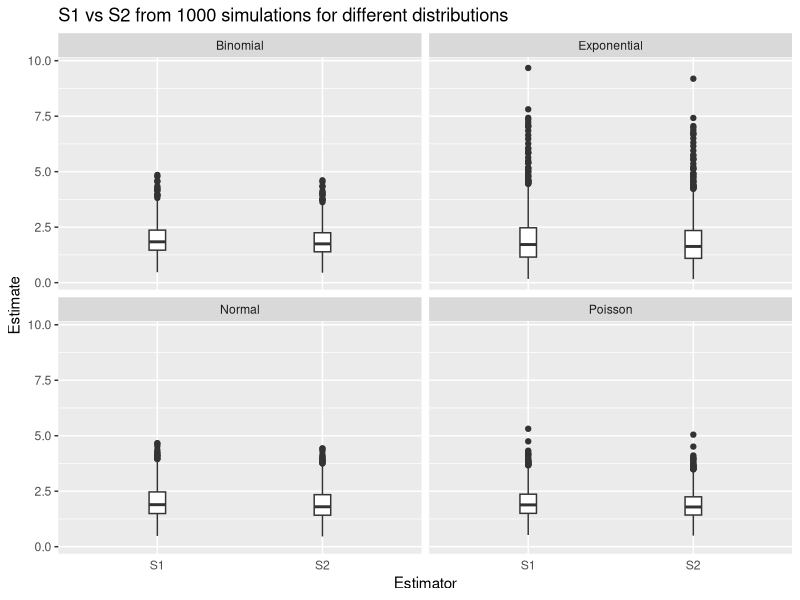
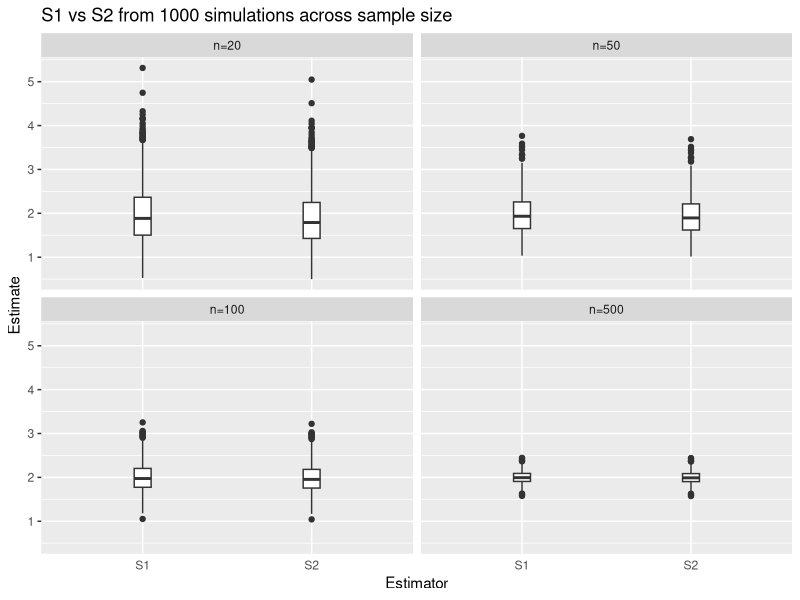
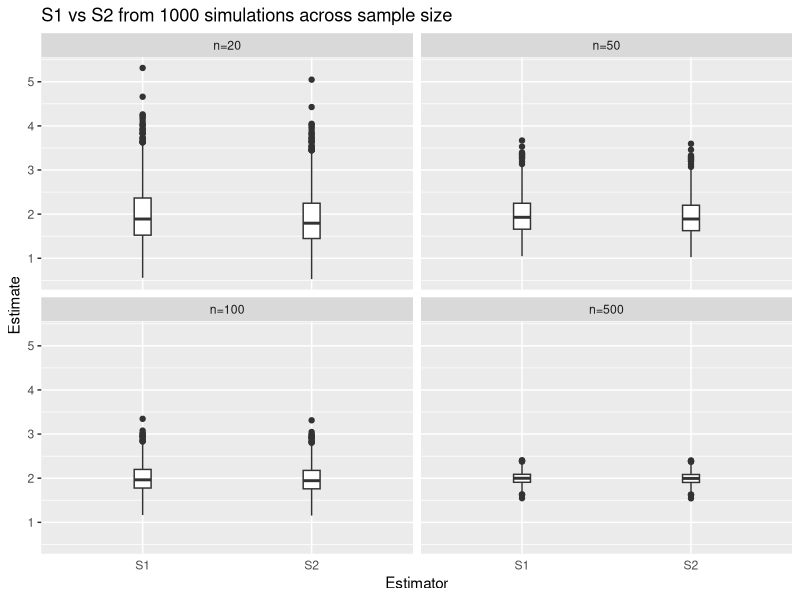

Reproduce these figures in R, in order.
## ---- chunk 1
#| echo: false

default_chunk_hook  <- knitr::knit_hooks$get("chunk")

latex_font_size <- c("Huge", "huge", "LARGE", "Large", 
                     "large", "normalsize", "small", 
                     "footnotesize", "scriptsize", "tiny")

knitr::knit_hooks$set(chunk = function(x, options) {
  x <- default_chunk_hook(x, options)
  if(options$size %in% latex_font_size) {
    paste0("\n \\", options$size, "\n\n", 
      x, 
      "\n\n \\normalsize"
    )
  } else {
    x
  }
})
## ---- chunk 2
#| label: load-packages
#| include: false
library(tidyverse)
library(patchwork)
## ---- chunk 3
set.seed(7272)

n.sims <- 1000
# sample size is 20
n <- 20

# Poisson
S1_pois <- rep(NA, n.sims)
S2_pois <- rep(NA, n.sims)

for(i in 1:n.sims){
  curr.sample <- rpois(n=n, lambda = 2)
  x_bar = mean(curr.sample)
  # don't need for (i in 1:n){Xi <- curr.sample[i] S1[i] <- (1/(n - 1)) * sum((Xi - x_bar)^2) S2[i] <- 1/n * sum((Xi - x_bar)^2)}, because it's vectorized.
  S1_pois[i] <- sum((curr.sample - x_bar)^2) / (n - 1)
  S2_pois[i] <- sum((curr.sample - x_bar)^2) / n
  }

# Binomial
p <- (5-sqrt(21))/10

S1_bin <- rep(NA, n.sims)
S2_bin <- rep(NA, n.sims)

for(i in 1:n.sims){
  curr.sample <- rbinom(n = n, size = 50, prob = p)
  x_bar <- mean(curr.sample)
  S1_bin[i] <- sum((curr.sample - x_bar)^2) / (n - 1)
  S2_bin[i] <- sum((curr.sample - x_bar)^2) / n
}

# Normal
S1_norm <- rep(NA, n.sims)
S2_norm <- rep(NA, n.sims)

for(i in 1:n.sims){
  curr.sample <- rnorm(n = n, mean = 0, sd = sqrt(2))
  x_bar <- mean(curr.sample)
  S1_norm[i] <- sum((curr.sample - x_bar)^2) / (n - 1)
  S2_norm[i] <- sum((curr.sample - x_bar)^2) / n
}

# Exponential
S1_exp <- rep(NA, n.sims)
S2_exp <- rep(NA, n.sims)

for(i in 1:n.sims){
  curr.sample <- rexp(n = n, rate = 1/sqrt(2))
  x_bar <- mean(curr.sample)
  S1_exp[i] <- sum((curr.sample - x_bar)^2) / (n - 1)
  S2_exp[i] <- sum((curr.sample - x_bar)^2) / n
}
## ---- chunk 4
raw <- tibble(
  Estimator= rep(c("S1", "S2"), each = 1000, times = 4),
  Distribution= rep(c("Poisson", "Binomial", "Normal", "Exponential"), 
                   each = 2000),
  Estimate=c(S1_pois, S2_pois, S1_bin, S2_bin, 
              S1_norm, S2_norm, S1_exp, S2_exp)
)

ggplot(raw) +
  geom_boxplot(aes(x = Estimator,
                   y= Estimate),
               width = 0.1) +
  ggtitle("S1 vs S2 from 1000 simulations for different distributions") +
  theme(axis.ticks.x = element_blank()) +
  facet_wrap(~ Distribution) 
## ---- chunk 5
# results.S1 <- tibble(
#   Distribution = c("Poisson", "Binomial", "Normal", "Exponential"),
#   Bias = c(
#     mean(S1_pois) - 2,
#     mean(S1_bin) - 2,
#     mean(S1_norm) - 2,
#     mean(S1_exp) - 2
#   ),
#   Variance = c(
#     var(S1_pois),
#     var(S1_bin),
#     var(S1_norm),
#     var(S1_exp)
#   ),
#   Precision = c(
#     1/var(S1_pois),
#     1/var(S1_bin),
#     1/var(S1_norm),
#     1/var(S1_exp)
#   ),
#   MSE = c(
#     (mean(S1_pois) - 2)^2 + var(S1_pois),
#     (mean(S1_bin) - 2)^2 + var(S1_bin),
#     (mean(S1_norm) - 2)^2 + var(S1_norm),
#     (mean(S1_exp) - 2)^2 + var(S1_exp)
#   )
# )

results <- tibble(
  Distribution = rep(c("Poisson", "Binomial", "Normal", "Exponential"), each = 2),
  Estimator = rep(c("S1", "S2"), times = 4),
  Bias = c(
    mean(S1_pois) - 2, mean(S2_pois) - 2,
    mean(S1_bin)  - 2, mean(S2_bin)  - 2,
    mean(S1_norm) - 2, mean(S2_norm) - 2,
    mean(S1_exp)  - 2, mean(S2_exp)  - 2
  ),
  Variance = c(
    var(S1_pois), var(S2_pois),
    var(S1_bin),  var(S2_bin),
    var(S1_norm), var(S2_norm),
    var(S1_exp),  var(S2_exp)
  ),
  Precision = 1 / Variance,
  MSE = Bias^2 + Variance
)
## ---- chunk 6
# ggplot(results, aes(x = Estimator, y = Bias, fill = Estimator)) +
#   geom_col() +
#   facet_wrap(~ Distribution) +
#   labs(title = "Bias")

# ggplot(results, aes(x = Estimator, y = Precision, fill = Estimator)) +
#   geom_col() +
#   facet_wrap(~ Distribution) +
#   labs(title = "Precision")

# ggplot(results, aes(x = Estimator, y = MSE, fill = Estimator)) +
#   geom_col() +
#   facet_wrap(~ Distribution) +
#   labs(title = "MSE")
## ---- chunk 7
#| echo: false
results |> knitr::kable(digits = 2)
## ---- chunk 8
set.seed(7272)

n.sims <- 1000
ss <- c(20, 50, 100, 500)

S1_pois <- list()
S2_pois <- list()

for(n in ss){
  S1 <- rep(NA, n.sims)
  S2 <- rep(NA, n.sims)
  for(i in 1:n.sims){
    curr.sample <- rpois(n = n, lambda = 2)
    x_bar <- mean(curr.sample)
    S1[i] <- sum((curr.sample - x_bar)^2) / (n - 1)
    S2[i] <- sum((curr.sample - x_bar)^2) / n
  }
  # convert number to string to use as a name
  S1_pois[[as.character(n)]] <- S1
  S2_pois[[as.character(n)]] <- S2
}

# raw data 
raw_pois <- tibble(
  Estimator = rep(c("S1", "S2"), each = 1000, times = 4),
  # so that they're in order
  n = factor(rep(c("n=20", "n=50", "n=100", "n=500"), each = 2000),
            levels = c("n=20", "n=50", "n=100", "n=500")),
  Estimate = c(S1_pois[["20"]], S2_pois[["20"]],
              S1_pois[["50"]], S2_pois[["50"]],
              S1_pois[["100"]], S2_pois[["100"]],
              S1_pois[["500"]], S2_pois[["500"]])
)
# summary 
results_pois <- tibble(
  n = rep(c(20, 50, 100, 500), each=2),
  Estimator = rep(c("S1", "S2"), times = 4),
  Bias = c(
    mean(S1_pois[["20"]]) - 2, mean(S2_pois[["20"]]) - 2,
    mean(S1_pois[["50"]]) - 2, mean(S2_pois[["50"]]) - 2,
    mean(S1_pois[["100"]]) - 2, mean(S2_pois[["100"]]) - 2,
    mean(S1_pois[["500"]]) - 2, mean(S2_pois[["500"]]) - 2
  ),
  Variance = c(
    var(S1_pois[["20"]]),  var(S2_pois[["20"]]),
    var(S1_pois[["50"]]),  var(S2_pois[["50"]]),
    var(S1_pois[["100"]]), var(S2_pois[["100"]]),
    var(S1_pois[["500"]]), var(S2_pois[["500"]])
  ),
  Precision = 1 / Variance,
  MSE = Bias^2 + Variance)

# table
results_pois |> knitr::kable(digits = 2)

# plot
ggplot(raw_pois) +
  geom_boxplot(aes(x = Estimator,
                   y= Estimate),
               width = 0.1) +
  ggtitle("S1 vs S2 from 1000 simulations across sample size") +
  theme(axis.ticks.x = element_blank()) +
  facet_wrap(~ n) 

## ---- chunk 9
set.seed(7272)

S1_binom <- list()
S2_binom <- list()

for(n in ss){
  S1 <- rep(NA, n.sims)
  S2 <- rep(NA, n.sims)
  for(i in 1:n.sims){
    curr.sample <- curr.sample <- rbinom(n = n, size = 50, prob = p)
    x_bar <- mean(curr.sample)
    S1[i] <- sum((curr.sample - x_bar)^2) / (n - 1)
    S2[i] <- sum((curr.sample - x_bar)^2) / n
  }
  S1_binom[[as.character(n)]] <- S1
  S2_binom[[as.character(n)]] <- S2
}

# raw data 
raw_binom <- tibble(
  Estimator = rep(c("S1", "S2"), each = 1000, times = 4),
  n = factor(rep(c("n=20", "n=50", "n=100", "n=500"), each = 2000),
            levels = c("n=20", "n=50", "n=100", "n=500")),
  Estimate = c(S1_binom[["20"]], S2_binom[["20"]],
              S1_binom[["50"]], S2_binom[["50"]],
              S1_binom[["100"]], S2_binom[["100"]],
              S1_binom[["500"]], S2_binom[["500"]])
)
# summary 
results_binom <- tibble(
  n = rep(c(20, 50, 100, 500), each=2),
  Estimator = rep(c("S1", "S2"), times = 4),
  Bias = c(
    mean(S1_binom[["20"]]) - 2, mean(S2_binom[["20"]]) - 2,
    mean(S1_binom[["50"]]) - 2, mean(S2_binom[["50"]]) - 2,
    mean(S1_binom[["100"]]) - 2, mean(S2_binom[["100"]]) - 2,
    mean(S1_binom[["500"]]) - 2, mean(S2_binom[["500"]]) - 2
  ),
  Variance = c(
    var(S1_binom[["20"]]),  var(S2_binom[["20"]]),
    var(S1_binom[["50"]]),  var(S2_binom[["50"]]),
    var(S1_binom[["100"]]), var(S2_binom[["100"]]),
    var(S1_binom[["500"]]), var(S2_binom[["500"]])
  ),
  Precision = 1 / Variance,
  MSE = Bias^2 + Variance)

# table
results_binom |> knitr::kable(digits = 2)

# plot
ggplot(raw_binom) +
  geom_boxplot(aes(x = Estimator,
                   y= Estimate),
               width = 0.1) +
  ggtitle("S1 vs S2 from 1000 simulations across sample size") +
  theme(axis.ticks.x = element_blank()) +
  facet_wrap(~ n) 
